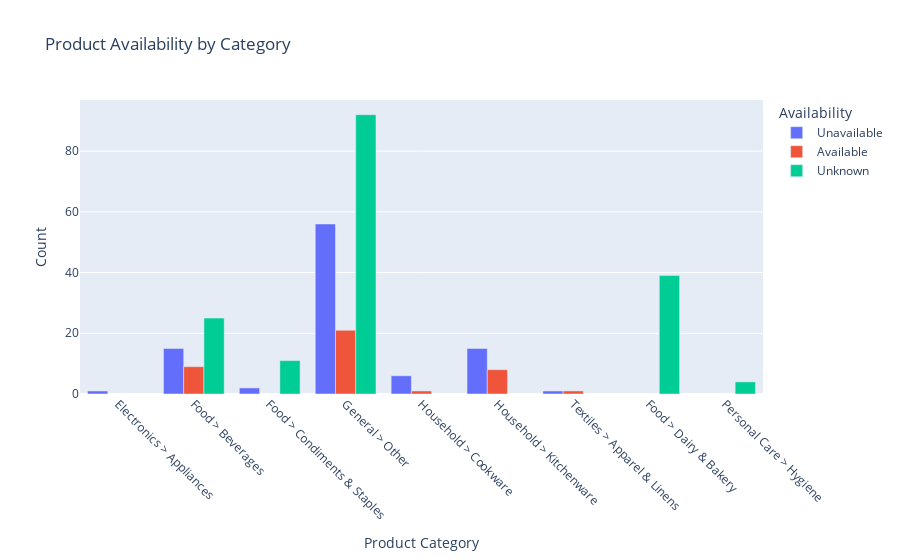

Write notebook code for a chart like this one.
### Markdown cell above
**Insight**

- Promotions are extremely rare across the board.

- Almost all categories have products not under promotion. Only a tiny handful of products are marked as promoted in **Food > Condiments & Staples** and **General > Other**

- Either promotions are infrequent on the site, or they're not consistently labeled in the source HTML.

### Code cell
# Question 4: What is the Availability Status Across All Categories (Are there availability gaps in certain categories)?

avail_df = df.groupby(['Hierarchy', 'Availability']).size().reset_index(name='Count')
fig = px.bar(
    avail_df,
    x='Hierarchy',
    y='Count',
    color='Availability',
    barmode='group',
    title='Product Availability by Category',
    labels={'Hierarchy': 'Product Category'}
)
fig.update_layout(xaxis_tickangle=45)
fig.show()

### Figure 1 — Plotly figure (JSON) as saved in the notebook; plotly's stock layout.template omitted (floating-point values rounded to 4 significant figures)
{"data": [{"alignmentgroup": "True", "hovertemplate": "Availability=Unavailable<br>Product Category=%{x}<br>Count=%{y}<extra></extra>", "legendgroup": "Unavailable", "marker": {"color": "#636efa", "pattern": {"shape": ""}}, "name": "Unavailable", "offsetgroup": "Unavailable", "orientation": "v", "showlegend": true, "textposition": "auto", "type": "bar", "x": ["Electronics > Appliances", "Food > Beverages", "Food > Condiments & Staples", "General > Other", "Household > Cookware", "Household > Kitchenware", "Textiles > Apparel & Linens"], "xaxis": "x", "y": [1, 15, 2, 56, 6, 15, 1], "yaxis": "y"}, {"alignmentgroup": "True", "hovertemplate": "Availability=Available<br>Product Category=%{x}<br>Count=%{y}<extra></extra>", "legendgroup": "Available", "marker": {"color": "#EF553B", "pattern": {"shape": ""}}, "name": "Available", "offsetgroup": "Available", "orientation": "v", "showlegend": true, "textposition": "auto", "type": "bar", "x": ["Food > Beverages", "General > Other", "Household > Cookware", "Household > Kitchenware", "Textiles > Apparel & Linens"], "xaxis": "x", "y": [9, 21, 1, 8, 1], "yaxis": "y"}, {"alignmentgroup": "True", "hovertemplate": "Availability=Unknown<br>Product Category=%{x}<br>Count=%{y}<extra></extra>", "legendgroup": "Unknown", "marker": {"color": "#00cc96", "pattern": {"shape": ""}}, "name": "Unknown", "offsetgroup": "Unknown", "orientation": "v", "showlegend": true, "textposition": "auto", "type": "bar", "x": ["Food > Beverages", "Food > Condiments & Staples", "Food > Dairy & Bakery", "General > Other", "Personal Care > Hygiene"], "xaxis": "x", "y": [25, 11, 39, 92, 4], "yaxis": "y"}], "layout": {"barmode": "group", "legend": {"title": {"text": "Availability"}, "tracegroupgap": 0}, "title": {"text": "Product Availability by Category"}, "xaxis": {"anchor": "y", "domain": [0, 1], "tickangle": 45, "title": {"text": "Product Category"}}, "yaxis": {"anchor": "x", "domain": [0, 1], "title": {"text": "Count"}}}}
